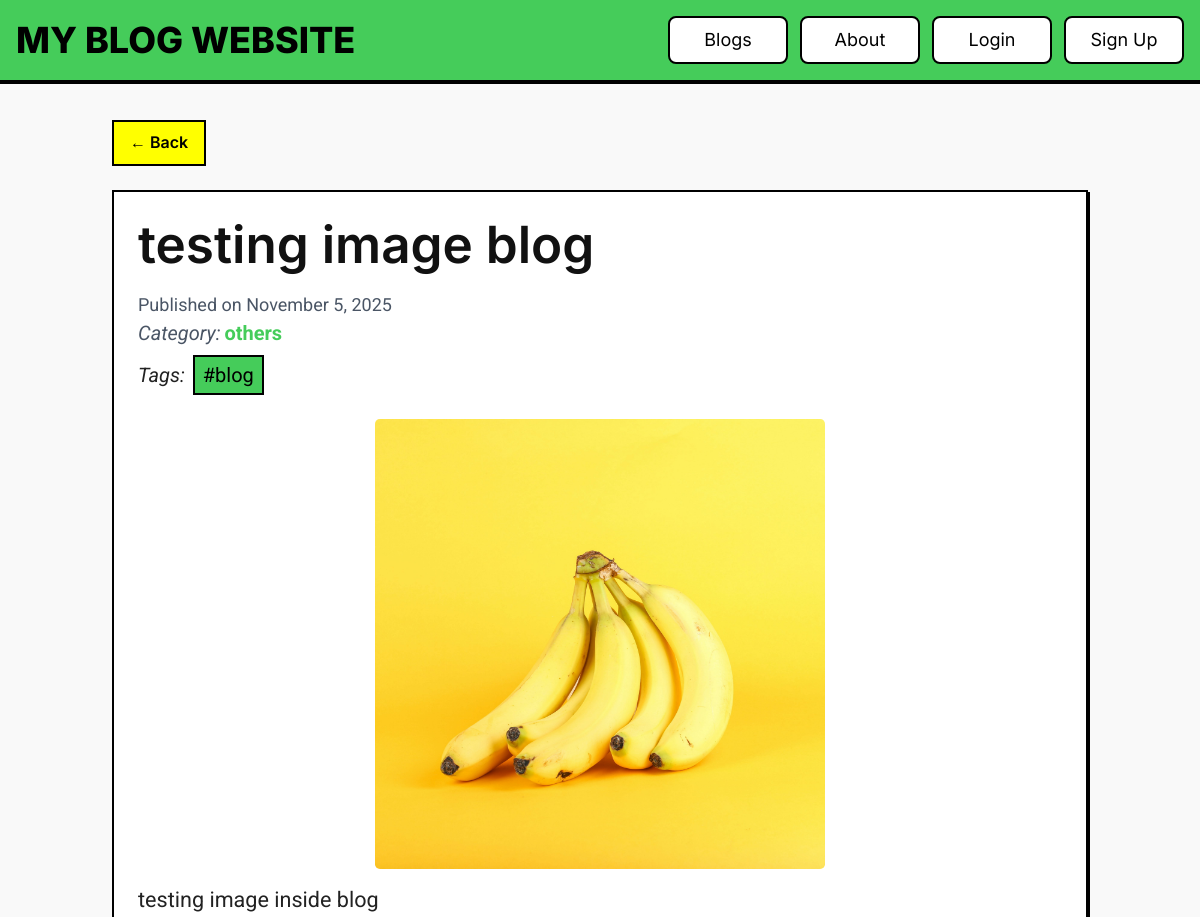
The page /greenblog/post/testing-image-blog/ (upper part) on the database as committed earlier.
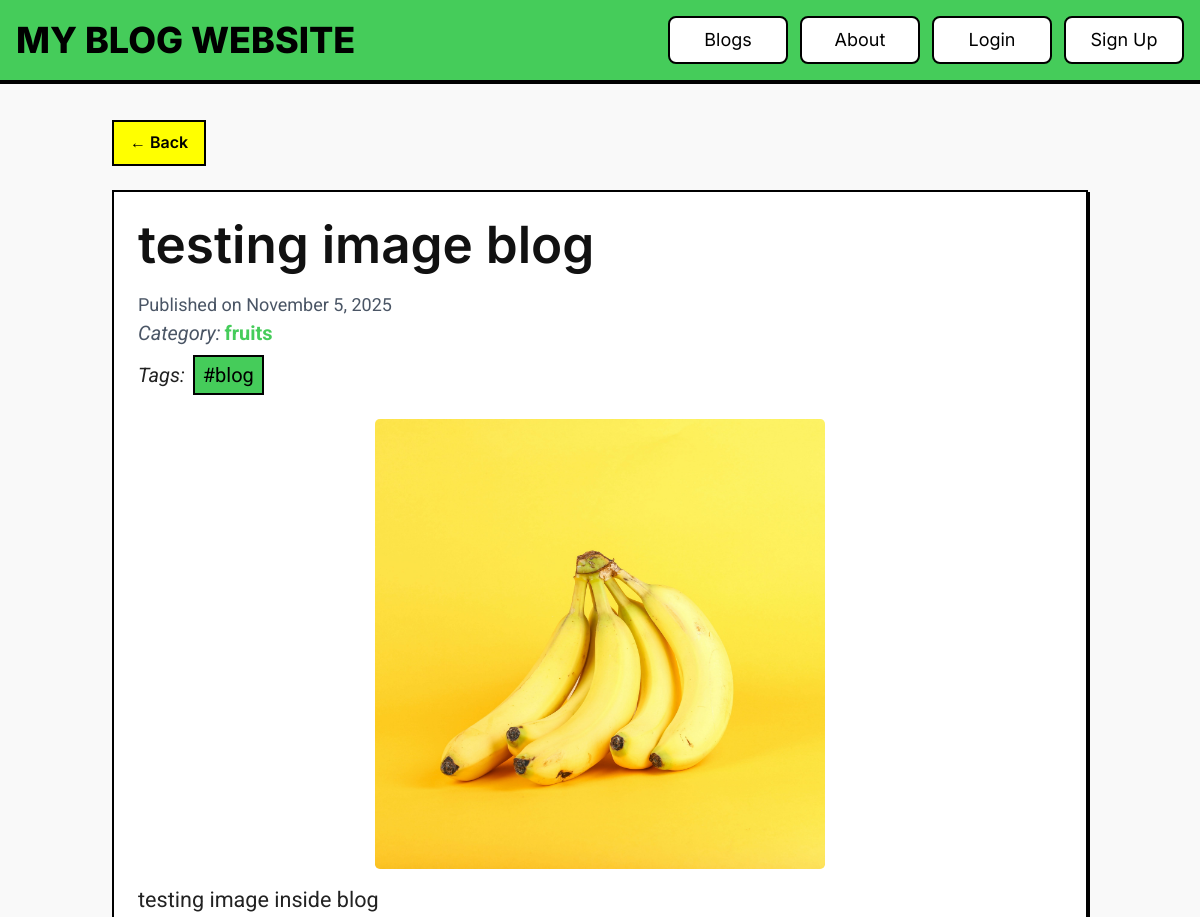
The same page on the database as committed later.
### blog/models.py (models this page shows, shortened)
class BlogPost(models.Model):
    title = models.CharField(max_length=255)
    slug = models.SlugField(unique=True, blank=True, max_length=255)
    category = models.ForeignKey('Category', on_delete=models.SET_NULL, null=True, related_name='posts')
    tags = models.ManyToManyField('Tag', blank=True, related_name='posts')
    content = RichTextField()
    image = models.ImageField(upload_to='blog_images/', blank=True, null=True)
    author = models.ForeignKey(User, on_delete=models.SET_NULL, null=True, blank=True)
    created_at = models.DateTimeField(auto_now_add=True)
    updated_at = models.DateTimeField(auto_now=True)

class Category(models.Model):
    name = models.CharField(max_length=100, unique=True)
    slug = models.SlugField(unique=True, blank=True)

### blog/views.py (the view)
# urls.py: path('post/<slug:slug>/', views.blog_detail, name='blog_detail'),
def blog_detail(request, slug):
    blog_post = get_object_or_404(BlogPost, slug=slug)
    comments = blog_post.comments.all().order_by('-created_at')
    if request.method == 'POST':
        if request.user.is_authenticated:
            form = CommentForm(request.POST)
            if form.is_valid():
                comment = form.save(commit=False)
                comment.post = blog_post
                comment.user = request.user
                comment.save()
                return redirect('blog_detail', slug=slug)
        else:
            return redirect('login')
    else:
        form = CommentForm()
    return render(request, 'blog/blog_detail.html', {
        'blog_post': blog_post,
        'comments': comments,
        'form': form
    })

### blog/context_processors.py (called while the page is built)
def current_time(request):
    return {'current_time': datetime.now()}

### blog/templates/blog/blog_detail.html (shortened to what this page needs)
{% extends 'base.html' %}
{% load static %}
{% block content %}
<div class="mt-2 mb-4 md:mt-3 md:mb-6">
    <a href="javascript:history.back()" class="inline-block px-4 py-2 border-2 border-black bg-[#FFFF00] text-black font-semibold rounded-btn hover:bg-treegreen hover:text-white transition">
      &larr; Back
    </a>
  </div>
<article class="max-w-8xl w-11/12 md:w-full mx-auto p-6 bg-white neo-card">
  <h1 class="blog_title text-3xl md:text-4xl font-extrabold text-black">{{ blog_post.title }}</h1>
  <p class="text-lg text-gray-600 -mt-8 mb-4">
    Published on {{ blog_post.created_at|date:"F j, Y" }}
  </p>
  <p class="text-md text-gray-600 -mt-4 mb-2">{% if blog_post.category %}
      <span class="italic text-xl">Category:</span>
      <a href="{% url 'category_posts' blog_post.category.slug %}" class="text-treegreen text-xl font-bold hover:text-black">
        {{ blog_post.category.name }}
      </a>
    {% endif %}</p>
  {% if blog_post.tags.exists %}
    <div class="mb-6 flex flex-wrap gap-2">
      <button class="italic text-xl">Tags: </button>
      {% for tag in blog_post.tags.all %}
        <a href="{% url 'tag_posts' tag.slug %}" class="inline-block px-2 py-1 border-2 border-black bg-treegreen text-sm md:text-xl text-black hover:bg-black hover:text-treegreen transition">
          #{{ tag.name }}
        </a>
      {% endfor %}
    </div>
  {% endif %}
  {% if blog_post.image %}
    <div class="">
      <img src="{{ blog_post.image.url }}" alt="{{ blog_post.title }}" class="w-full h-full object-cover">
    </div>
  {% endif %}
  <div class="prose prose-lg max-w-none">
    {% autoescape off %}
      {{ blog_post.content|safe }}
    {% endautoescape %}
  </div>
</article>
{% endblock %}

Rows that differ between the two databases and show on the page:
changed BlogPost "testing image blog": category.name "others" → "fruits"
